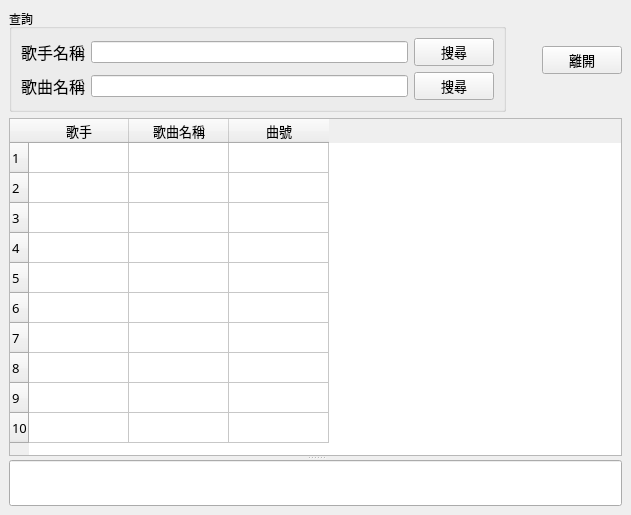
<?xml version="1.0" encoding="UTF-8"?>
<ui version="4.0">
 <class>MainWindow</class>
 <widget class="QMainWindow" name="MainWindow">
  <property name="geometry">
   <rect>
    <x>0</x>
    <y>0</y>
    <width>631</width>
    <height>515</height>
   </rect>
  </property>
  <property name="acceptDrops">
   <bool>false</bool>
  </property>
  <property name="windowTitle">
   <string>卡拉OK歌曲查詢</string>
  </property>
  <widget class="QWidget" name="centralwidget">
   <property name="sizePolicy">
    <sizepolicy hsizetype="Expanding" vsizetype="Expanding">
     <horstretch>0</horstretch>
     <verstretch>0</verstretch>
    </sizepolicy>
   </property>
   <property name="minimumSize">
    <size>
     <width>631</width>
     <height>491</height>
    </size>
   </property>
   <layout class="QVBoxLayout" name="verticalLayout">
    <item>
     <layout class="QHBoxLayout" name="horizontalLayout">
      <item>
       <widget class="QGroupBox" name="gb_001">
        <property name="sizePolicy">
         <sizepolicy hsizetype="Expanding" vsizetype="Fixed">
          <horstretch>0</horstretch>
          <verstretch>0</verstretch>
         </sizepolicy>
        </property>
        <property name="title">
         <string>查詢</string>
        </property>
        <layout class="QVBoxLayout" name="verticalLayout_3" stretch="0,0">
         <property name="sizeConstraint">
          <enum>QLayout::SetDefaultConstraint</enum>
         </property>
         <item>
          <layout class="QHBoxLayout" name="hb_001">
           <item>
            <widget class="QLabel" name="lbl_sing002">
             <property name="font">
              <font>
               <family>微軟正黑體</family>
               <pointsize>12</pointsize>
              </font>
             </property>
             <property name="text">
              <string>歌手名稱</string>
             </property>
             <property name="textFormat">
              <enum>Qt::AutoText</enum>
             </property>
             <property name="buddy">
              <cstring>sing002</cstring>
             </property>
            </widget>
           </item>
           <item>
            <widget class="QLineEdit" name="sing002"/>
           </item>
           <item>
            <widget class="QPushButton" name="pb_sing002">
             <property name="font">
              <font>
               <family>微軟正黑體</family>
               <pointsize>10</pointsize>
              </font>
             </property>
             <property name="text">
              <string>搜尋</string>
             </property>
            </widget>
           </item>
          </layout>
         </item>
         <item>
          <layout class="QHBoxLayout" name="hb_002">
           <property name="sizeConstraint">
            <enum>QLayout::SetDefaultConstraint</enum>
           </property>
           <item>
            <widget class="QLabel" name="lbl_song002">
             <property name="font">
              <font>
               <family>微軟正黑體</family>
               <pointsize>12</pointsize>
              </font>
             </property>
             <property name="text">
              <string>歌曲名稱</string>
             </property>
             <property name="buddy">
              <cstring>song002</cstring>
             </property>
            </widget>
           </item>
           <item>
            <widget class="QLineEdit" name="song002"/>
           </item>
           <item>
            <widget class="QPushButton" name="pb_song002">
             <property name="font">
              <font>
               <family>微軟正黑體</family>
               <pointsize>10</pointsize>
              </font>
             </property>
             <property name="text">
              <string>搜尋</string>
             </property>
            </widget>
           </item>
          </layout>
         </item>
        </layout>
       </widget>
      </item>
      <item>
       <spacer name="sp_001">
        <property name="orientation">
         <enum>Qt::Horizontal</enum>
        </property>
        <property name="sizeType">
         <enum>QSizePolicy::Fixed</enum>
        </property>
        <property name="sizeHint" stdset="0">
         <size>
          <width>30</width>
          <height>20</height>
         </size>
        </property>
       </spacer>
      </item>
      <item>
       <widget class="QPushButton" name="pb_exit">
        <property name="sizePolicy">
         <sizepolicy hsizetype="Fixed" vsizetype="Fixed">
          <horstretch>0</horstretch>
          <verstretch>0</verstretch>
         </sizepolicy>
        </property>
        <property name="font">
         <font>
          <family>微軟正黑體</family>
          <pointsize>10</pointsize>
         </font>
        </property>
        <property name="text">
         <string>離開</string>
        </property>
       </widget>
      </item>
     </layout>
    </item>
    <item>
     <widget class="QSplitter" name="splitter">
      <property name="sizePolicy">
       <sizepolicy hsizetype="Expanding" vsizetype="Expanding">
        <horstretch>0</horstretch>
        <verstretch>0</verstretch>
       </sizepolicy>
      </property>
      <property name="orientation">
       <enum>Qt::Vertical</enum>
      </property>
      <widget class="QTableWidget" name="tb_1">
       <property name="sizePolicy">
        <sizepolicy hsizetype="Expanding" vsizetype="Expanding">
         <horstretch>0</horstretch>
         <verstretch>0</verstretch>
        </sizepolicy>
       </property>
       <property name="font">
        <font>
         <family>微軟正黑體 Light</family>
         <pointsize>10</pointsize>
        </font>
       </property>
       <property name="horizontalScrollBarPolicy">
        <enum>Qt::ScrollBarAsNeeded</enum>
       </property>
       <property name="autoScroll">
        <bool>true</bool>
       </property>
       <property name="editTriggers">
        <set>QAbstractItemView::DoubleClicked</set>
       </property>
       <property name="dragEnabled">
        <bool>false</bool>
       </property>
       <property name="selectionMode">
        <enum>QAbstractItemView::SingleSelection</enum>
       </property>
       <property name="horizontalScrollMode">
        <enum>QAbstractItemView::ScrollPerItem</enum>
       </property>
       <property name="sortingEnabled">
        <bool>true</bool>
       </property>
       <property name="rowCount">
        <number>10</number>
       </property>
       <property name="columnCount">
        <number>3</number>
       </property>
       <attribute name="horizontalHeaderVisible">
        <bool>true</bool>
       </attribute>
       <attribute name="horizontalHeaderCascadingSectionResizes">
        <bool>false</bool>
       </attribute>
       <attribute name="horizontalHeaderDefaultSectionSize">
        <number>100</number>
       </attribute>
       <attribute name="horizontalHeaderMinimumSectionSize">
        <number>50</number>
       </attribute>
       <row/>
       <row/>
       <row/>
       <row/>
       <row/>
       <row/>
       <row/>
       <row/>
       <row/>
       <row/>
       <column>
        <property name="text">
         <string>歌手</string>
        </property>
       </column>
       <column>
        <property name="text">
         <string>歌曲名稱</string>
        </property>
       </column>
       <column>
        <property name="text">
         <string>曲號</string>
        </property>
       </column>
       <item row="0" column="0">
        <property name="flags">
         <set>ItemIsSelectable|ItemIsEditable|ItemIsDragEnabled|ItemIsUserCheckable|ItemIsEnabled|ItemIsTristate</set>
        </property>
       </item>
       <item row="0" column="1">
        <property name="text">
         <string/>
        </property>
        <property name="flags">
         <set>ItemIsSelectable|ItemIsEnabled</set>
        </property>
       </item>
      </widget>
      <widget class="QLineEdit" name="remark">
       <property name="font">
        <font>
         <family>微軟正黑體</family>
         <pointsize>10</pointsize>
        </font>
       </property>
      </widget>
     </widget>
    </item>
   </layout>
  </widget>
  <widget class="QMenuBar" name="menubar">
   <property name="geometry">
    <rect>
     <x>0</x>
     <y>0</y>
     <width>631</width>
     <height>24</height>
    </rect>
   </property>
  </widget>
 </widget>
 <resources/>
 <connections>
  <connection>
   <sender>pb_exit</sender>
   <signal>toggled(bool)</signal>
   <receiver>tb_1</receiver>
   <slot>clear()</slot>
   <hints>
    <hint type="sourcelabel">
     <x>578</x>
     <y>85</y>
    </hint>
    <hint type="destinationlabel">
     <x>317</x>
     <y>313</y>
    </hint>
   </hints>
  </connection>
  <connection>
   <sender>pb_exit</sender>
   <signal>clicked()</signal>
   <receiver>MainWindow</receiver>
   <slot>close()</slot>
   <hints>
    <hint type="sourcelabel">
     <x>578</x>
     <y>85</y>
    </hint>
    <hint type="destinationlabel">
     <x>315</x>
     <y>250</y>
    </hint>
   </hints>
  </connection>
  <connection>
   <sender>pb_sing002</sender>
   <signal>clicked()</signal>
   <receiver>tb_1</receiver>
   <slot>clear()</slot>
   <hints>
    <hint type="sourcelabel">
     <x>475</x>
     <y>75</y>
    </hint>
    <hint type="destinationlabel">
     <x>317</x>
     <y>313</y>
    </hint>
   </hints>
  </connection>
  <connection>
   <sender>pb_song002</sender>
   <signal>clicked()</signal>
   <receiver>tb_1</receiver>
   <slot>clear()</slot>
   <hints>
    <hint type="sourcelabel">
     <x>475</x>
     <y>110</y>
    </hint>
    <hint type="destinationlabel">
     <x>317</x>
     <y>313</y>
    </hint>
   </hints>
  </connection>
  <connection>
   <sender>pb_song002</sender>
   <signal>toggled(bool)</signal>
   <receiver>tb_1</receiver>
   <slot>clear()</slot>
   <hints>
    <hint type="sourcelabel">
     <x>475</x>
     <y>110</y>
    </hint>
    <hint type="destinationlabel">
     <x>317</x>
     <y>313</y>
    </hint>
   </hints>
  </connection>
  <connection>
   <sender>pb_sing002</sender>
   <signal>toggled(bool)</signal>
   <receiver>tb_1</receiver>
   <slot>clear()</slot>
   <hints>
    <hint type="sourcelabel">
     <x>475</x>
     <y>75</y>
    </hint>
    <hint type="destinationlabel">
     <x>317</x>
     <y>313</y>
    </hint>
   </hints>
  </connection>
 </connections>
</ui>
